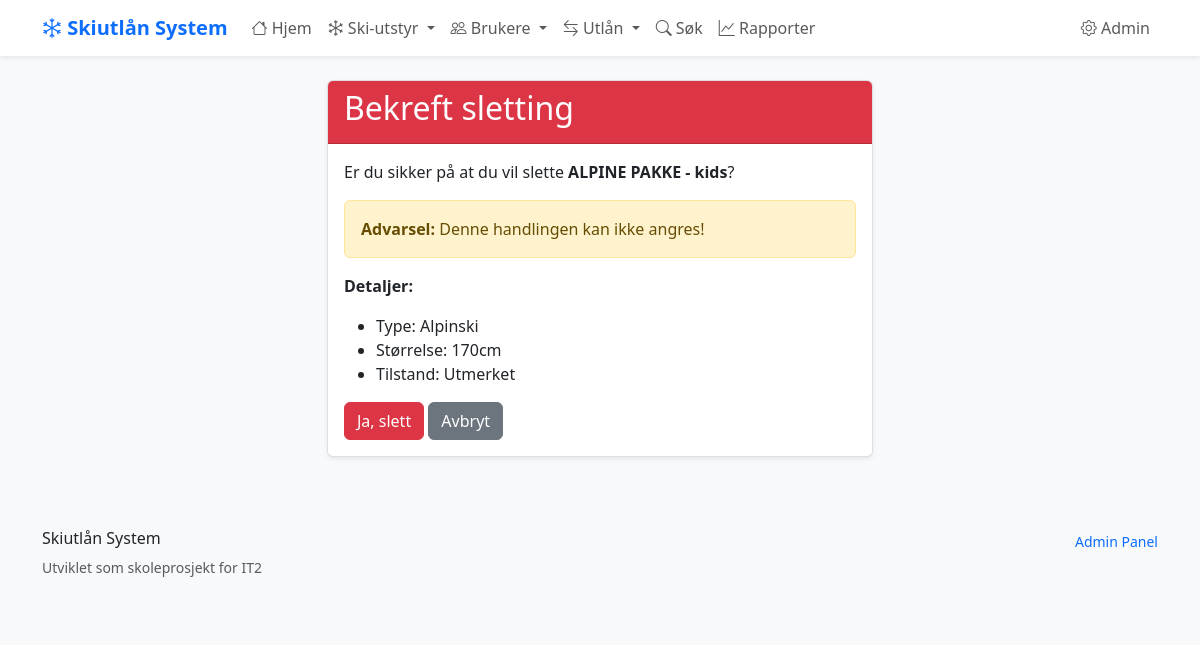
The app's page /ski-items/13/slett/ with its own data.
### skiutlan/models.py (models this page shows, shortened)
class SkiItem(models.Model):
    SKI_TYPES = [
        ('alpinski', 'Alpinski'),
        ('langrenn', 'Langrennsski'),
        ('snowboard', 'Snowboard'),
        ('stovler', 'Skistøvler'),
        ('staver', 'Skistaver'),
    ]
    navn = models.CharField(max_length=100, help_text="Navn på ski-elementet")
    type_ski = models.CharField(
        max_length=20,
        choices=SKI_TYPES,
        help_text="Type ski-element"
    )
    storrelse = models.IntegerField(
        validators=[MinValueValidator(1), MaxValueValidator(300)],
        help_text="Størrelse i cm for ski/staver, EU-størrelse for støvler"
    )
    tilstand = models.CharField(
        max_length=20,
        choices=[
            ('utmerket', 'Utmerket'),
            ('god', 'God'),
            ('slitt', 'Slitt'),
            ('reparasjon', 'Trenger reparasjon'),
        ],
        default='god'
    )
    opprettet = models.DateTimeField(auto_now_add=True)
    oppdatert = models.DateTimeField(auto_now=True)
    class Meta:
        verbose_name = "Ski-element"
        verbose_name_plural = "Ski-elementer"
        ordering = ['type_ski', 'storrelse']  # Sorterer automatisk

### skiutlan/views.py (the view)
# urls.py: path('ski-items/<int:item_id>/slett/', views.ski_item_slett, name='ski_item_slett'),
def ski_item_slett(request, item_id):
    ski_item = get_object_or_404(SkiItem, id=item_id)
    aktive_utlan = Utlan.objects.filter(
        ski_item=ski_item, returnert_dato__isnull=True)
    if aktive_utlan.exists():
        messages.error(request, f'Kan ikke slette: "{ski_item.navn}" - er i aktiv utlån!')
        return redirect('skiutlan:ski_item_detalj', item_id=item_id)
    if request.method == 'POST':
        navn = ski_item.navn
        ski_item.delete()
        messages.success(request, f'Ski-item "{navn}" ble slettet!')
        return redirect('skiutlan:ski_item_liste')
    context = {
        'ski_item': ski_item,
        'aktive_utlan': aktive_utlan
    }
    return render(request, 'skiutlan/ski_item_slett_bekreft.html', context)

### skiutlan/templates/skiutlan/ski_item_slett_bekreft.html (shortened to what this page needs)
{% extends 'skiutlan/base.html' %}
{% block content %}
<div class="row justify-content-center">
    <div class="col-md-6">
        <div class="card">
            <div class="card-header bg-danger text-white">
                <h2>Bekreft sletting</h2>
            </div>
            <div class="card-body">
                <p>Er du sikker på at du vil slette <strong>{{ ski_item.navn }}</strong>?</p>
                <div class="alert alert-warning">
                    <strong>Advarsel:</strong> Denne handlingen kan ikke angres!
                </div>
                <p><strong>Detaljer:</strong></p>
                <ul>
                    <li>Type: {{ ski_item.get_type_ski_display }}</li>
                    <li>Størrelse: {{ ski_item.storrelse }}{% if ski_item.type_ski == 'stovler' %}EU{% else %}cm{% endif %}</li>
                    <li>Tilstand: {{ ski_item.get_tilstand_display }}</li>
                </ul>
                <form method="post" class="d-inline">
                    <button type="submit" class="btn btn-danger">Ja, slett</button>
                </form>
                <a href="{% url 'skiutlan:ski_item_detalj' ski_item.id %}" class="btn btn-secondary">Avbryt</a>
            </div>
        </div>
    </div>
</div>
{% endblock %}

### skiutlan/templates/skiutlan/base.html (style rules this page uses)
:root { --primary-color: #0d6efd; --secondary-color: #6c757d; --success-color: #198754; --warning-color: #ffc107; --danger-color: #dc3545; }
body { font-family: 'Segoe UI', Tahoma, Geneva, Verdana, sans-serif; background-color: #f8f9fa; }
.card { box-shadow: 0 0.125rem 0.25rem rgba(0, 0, 0, 0.075); border: 1px solid rgba(0, 0, 0, 0.125); }

### records on screen
SkiItem: navn "ALPINE PAKKE - kids", type_ski "Alpinski", storrelse "170", tilstand "Utmerket"
